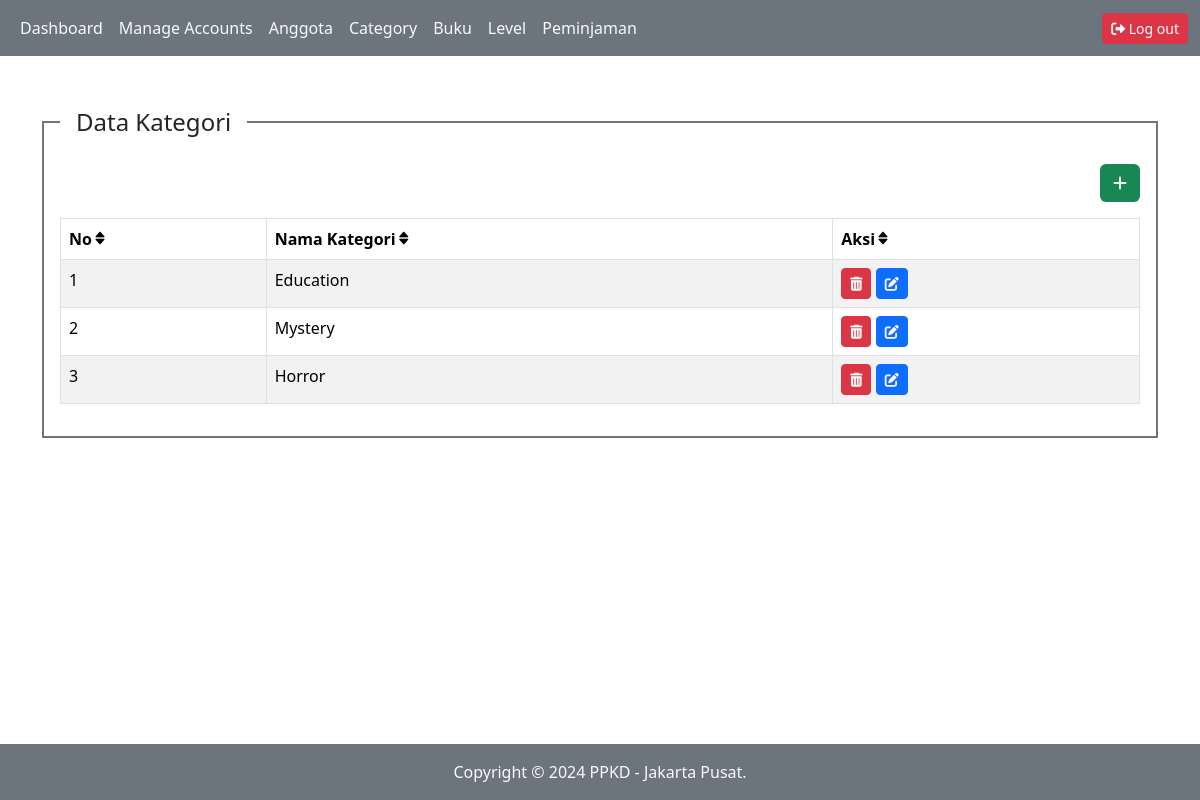
The page /index.php?pg=kategori (signed in) on the database its author committed.
### tables this page shows
CREATE TABLE `kategori` (
  `id` int(11) NOT NULL,
  `nama_kategori` varchar(50) NOT NULL,
  `created_at` timestamp NOT NULL DEFAULT current_timestamp(),
  `updated_at` timestamp NOT NULL DEFAULT current_timestamp() ON UPDATE current_timestamp()
);

### content/kategori.php (the view)
<?php
  $kategori = mysqli_query($koneksi, "SELECT * FROM kategori ORDER BY id DESC");
?>
<div class="mt-5 container">
    <div class="row">
      <div class="col-sm-12">
        <fieldset class="border border-secondary border-2 p-3">
          <legend class="float-none w-auto px-3">Data Kategori</legend>
          <div align="right">
            <a href="?pg=tambah-kategori" type="button" class="btn text-light bg-success"><i class="fa-solid fa-plus"></i></a>
          </div>
          <div class="table-responsive">
            <table class="table table-bordered table-striped table-hover mt-3">
              <thead>
                <tr>
                  <th scope="col">No<i class="bx bxs-sort-alt"></th>
                  <th scope="col">Nama Kategori<i class="bx bxs-sort-alt"></th>
                  <th scope="col">Aksi<i class="bx bxs-sort-alt"></th>
                </tr>
              </thead>
              <tbody>
                <?php
                $no = 1;
                while ($rowKategori = mysqli_fetch_assoc($kategori)):
                ?>
                <tr>
                  <td><?php echo $no++ ?></td>
                  <td><?php echo $rowKategori['nama_kategori'] ?></td>
                  <td>
                    <a onclick="return confirm('Apakah Anda yakin akan menghapus data ini???')" href="?pg=tambah-kategori&delete=<?php echo $rowKategori['id'] ?>" class="btn btn-danger btn-sm">
                      <i class="fas fa-trash-alt"></i>
                    </a>
                    <a href="?pg=tambah-kategori&edit=<?php echo $rowKategori['id'] ?>" class="btn btn-primary btn-sm">
                      <i class="fas fa-edit"></i>
                    </a>
                  </td>
                </tr>
                <?php endwhile ?>
              </tbody>
            </table>
          </div>
        </fieldset>
      </div>
    </div>
  </div>

### rows shown on the page
kategori: nama_kategori "Education"
kategori: nama_kategori "Mystery"
kategori: nama_kategori "Horror"
